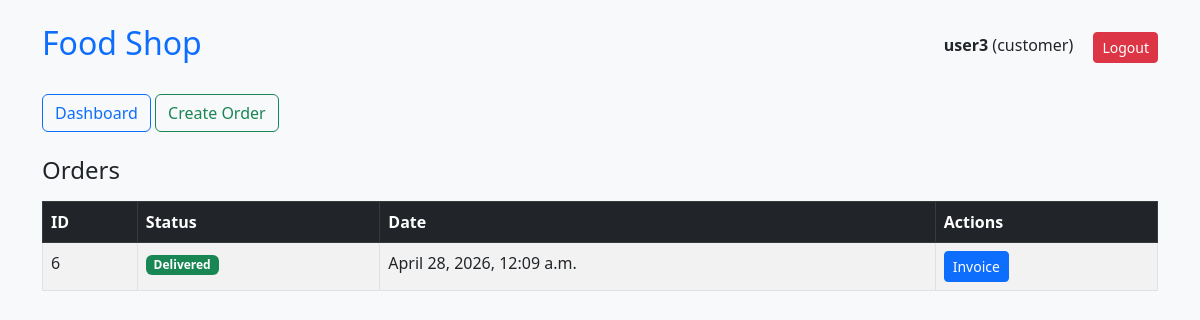
The page / (signed in) on the database its author committed.
### core/models.py (models this page shows)
class User(AbstractUser):
    ROLE_CHOICES = (
        ('customer', 'Customer'),
        ('staff', 'Staff'),
        ('manager', 'Manager'),
    )
    role = models.CharField(max_length=10, choices=ROLE_CHOICES)

class Order(models.Model):
    STATUS_CHOICES = [
        ('Pending', 'Pending'),
        ('Preparing', 'Preparing'),
        ('Ready', 'Ready'),
        ('Delivered', 'Delivered'),
    ]
    customer = models.ForeignKey(User, on_delete=models.CASCADE)
    status = models.CharField(max_length=20, choices=STATUS_CHOICES, default="Pending")
    created_at = models.DateTimeField(auto_now_add=True)

### core/views.py (the view)
# urls.py: path('', views.dashboard),
@login_required
def dashboard(request):
    if request.user.role == "customer":
        orders = Order.objects.filter(customer=request.user)
    else:
        orders = Order.objects.all()
    return render(request, 'dashboard.html', {'orders': orders})

### core/templates/dashboard.html
{% extends 'base.html' %}
{% block content %}
<h4 class="mb-3">Orders</h4>
<table class="table table-bordered table-striped">
    <thead class="table-dark">
        <tr>
            <th>ID</th>
            <th>Status</th>
            <th>Date</th>
            <th>Actions</th>
        </tr>
    </thead>
    <tbody>
    {% for o in orders %}
        <tr>
            <td>{{o.id}}</td>
            <td>
                {% if o.status == "Pending" %}
                    <span class="badge bg-warning">Pending</span>
                {% elif o.status == "Delivered" %}
                    <span class="badge bg-success">Delivered</span>
                {% else %}
                    <span class="badge bg-secondary">{{o.status}}</span>
                {% endif %}
            </td>
            <td>{{o.created_at}}</td>
            <td>
                <a href="/invoice/{{o.id}}/" class="btn btn-sm btn-primary">Invoice</a>
            </td>
        </tr>
    {% endfor %}
    </tbody>
</table>
{% endblock %}

### core/templates/base.html (shortened to what this page needs)
<!DOCTYPE html>
<html>
<head>
    <link href="https://cdn.jsdelivr.net/npm/bootstrap@5.3.0/dist/css/bootstrap.min.css" rel="stylesheet">
</head>
<body class="bg-light">
<div class="container mt-4">
    <div class="d-flex justify-content-between align-items-center mb-4">
        <h2 class="text-primary">Food Shop</h2>
        <div>
            <span class="me-3">
                <b>{{request.user.username}}</b> ({{request.user.role}})
            </span>
            <a href="/logout/" class="btn btn-danger btn-sm">Logout</a>
        </div>
    </div>
    <div class="mb-4">
        <a href="/" class="btn btn-outline-primary">Dashboard</a>
        {% if request.user.role == "customer" %}
            <a href="/order/" class="btn btn-outline-success">Create Order</a>
        {% endif %}
    </div>
    {% block content %}{% endblock %}
</div>
</body>
</html>

### rows shown on the page
User: user.username "user3", user.role "customer"
Order: id "6", status "Delivered", created_at "April 28, 2026, 12:09 a.m."
